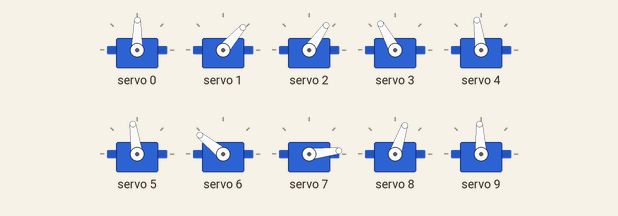
This sketch was run on a simulated Arduino Uno, built with avr-gcc and run on an emulated ATmega328P. Shown: 10 × servo. What the sketch prints to the serial monitor is not drawn.

Above: at 6.05 s.
At 8.55 s:
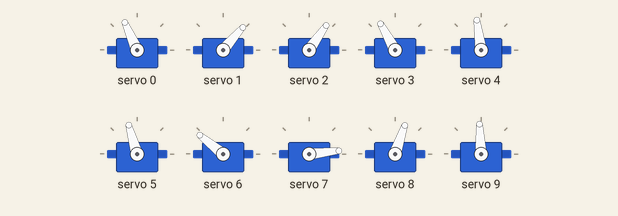
At 8.8 s:
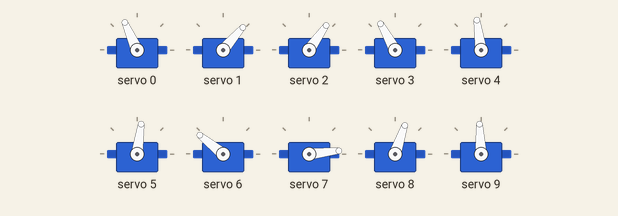
At 11.05 s:
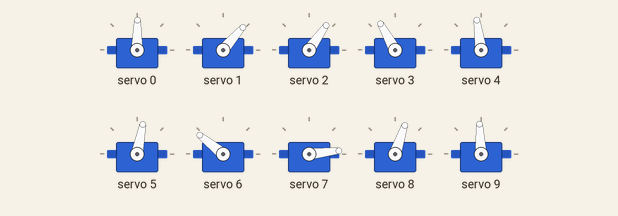
Timing chart, 0 to 12.6 s (numbered marks = the images above):
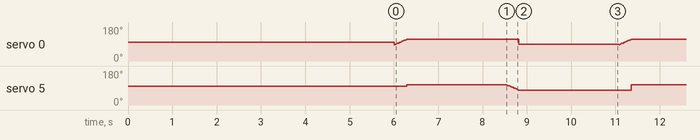

The sketch:

walkingRobot.ino
```cpp
#include <Servo.h>
#include <Adafruit_PWMServoDriver.h>

Adafruit_PWMServoDriver pwm = Adafruit_PWMServoDriver();

int pos0 = 102;
int pos180 = 512;

void setup() {
  Serial.begin(9600);
  Serial.println("GPIO test!");
  pwm.begin();
  pwm.setPWMFreq(50);

  delay(3000);
  initial_position();
  delay(3000);

//  moveForward();
}

void loop()
{
  moveForward();
}
void setServo(int servo, int angle)
{
  int duty;
//  duty = map(angle, 0, 180, pos0, pos180); //(angle, minAgl, maxAgl, min_Given_Angle, max_Given_Angle)

  duty = map(angle, 0, 180, pos0, pos180);

  pwm.setPWM(servo, 0, duty); // (pin,0,duty)...^
}

//initalizing...

void initial_position()
{
  //left
  setServo(0, 95);
  setServo(1, 50);
  setServo(2, 55);
  setServo(3, 115);
  setServo(4, 95);

  //right
  setServo(5, 95);
  setServo(6, 135);
  setServo(7, 10);
  setServo(8, 70);
  setServo(9, 90);
}

void moveForward()
{
  //on the left
  for(int i=85; i<=110 ;i++)
  {
    setServo(0, i);
    delay(10);
  }
  setServo(5, 103);
  delay(250);
  delay(2000);
  //on the right
  for(int i=103; i>= 78;i--)
  {
    setServo(5, i);
    delay(10);
  }
  setServo(0, 87);
  delay(250);

  delay(2000);
}
```

Measured:
- by itself, servo 5: repeats every 5.1 s: 105° 0.02 s, 103° 0.02 s, 101° 0.02 s, 99° 0.02 s, 97° 0.02 s, 94° 0.01 s, 93° 0.03 s, 90° 0.02 s, 88° 0.02 s, 86° 0.02 s, 84° 0.02 s, 82° 0.02 s, 79° 2.5 s, 106° 2.3 s
- by itself, servo 0: repeats every 5.1 s: 89° 0.02 s, 91° 0.01 s, 93° 0.03 s, 95° 0.02 s, 98° 0.02 s, 100° 0.02 s, 102° 0.02 s, 104° 0.02 s, 106° 0.02 s, 109° 0.02 s, 111° 0.02 s, 113° 0.02 s, 114° 2.5 s, 89° 2.3 s, 87° 0.02 s
